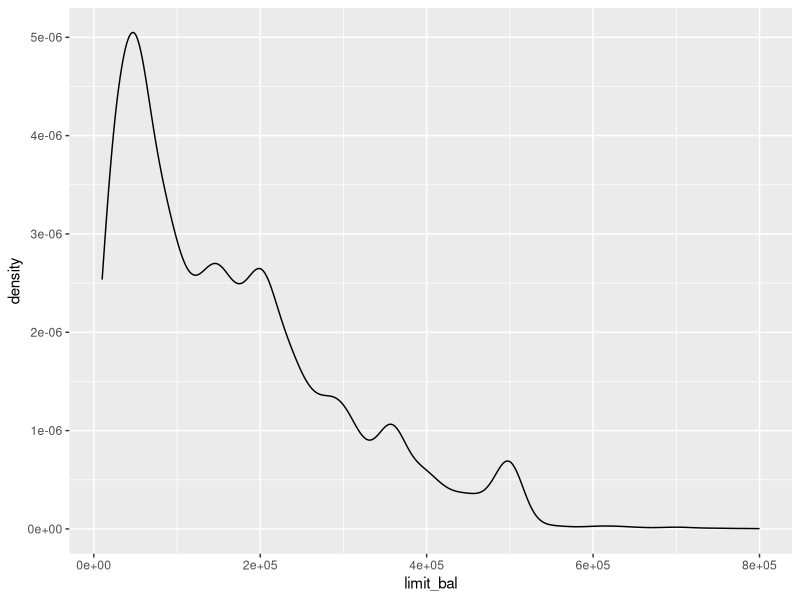
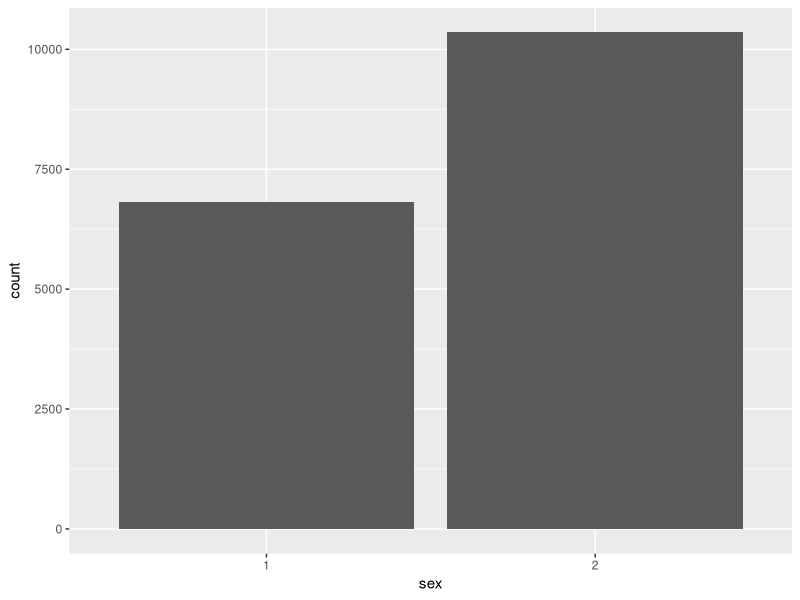
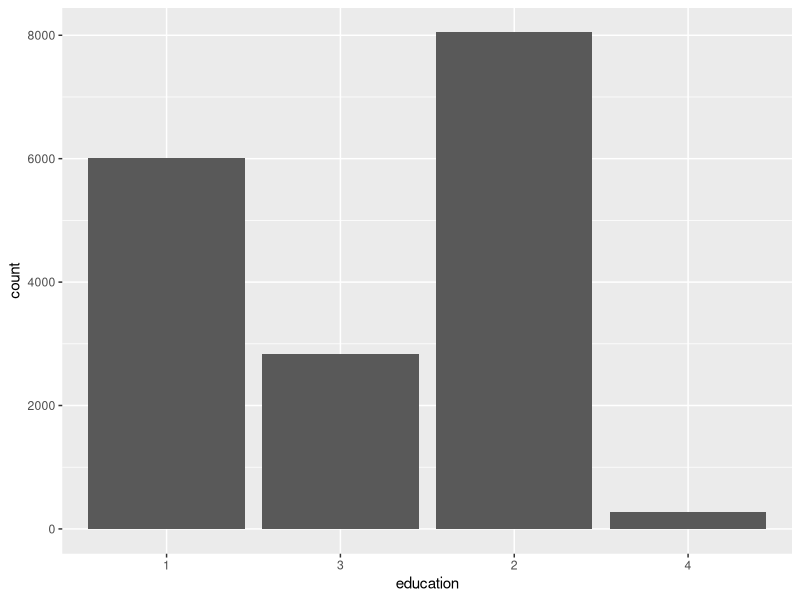
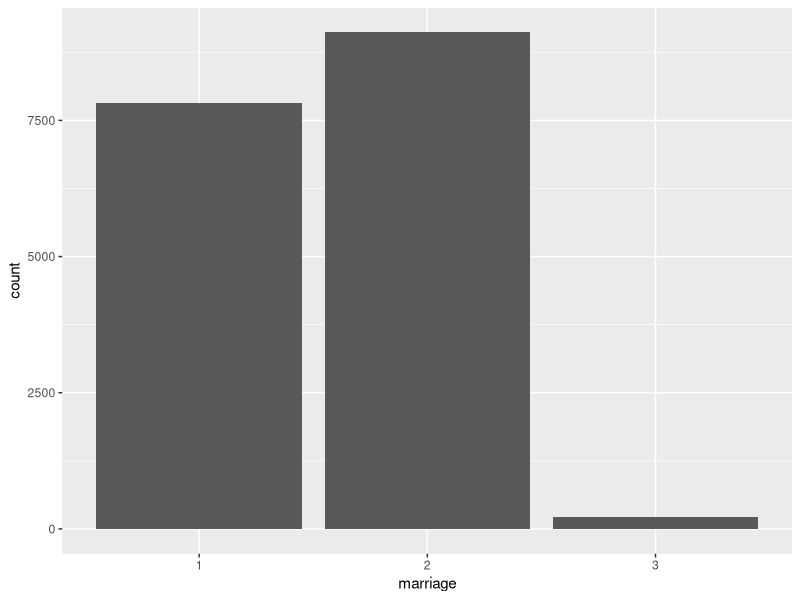
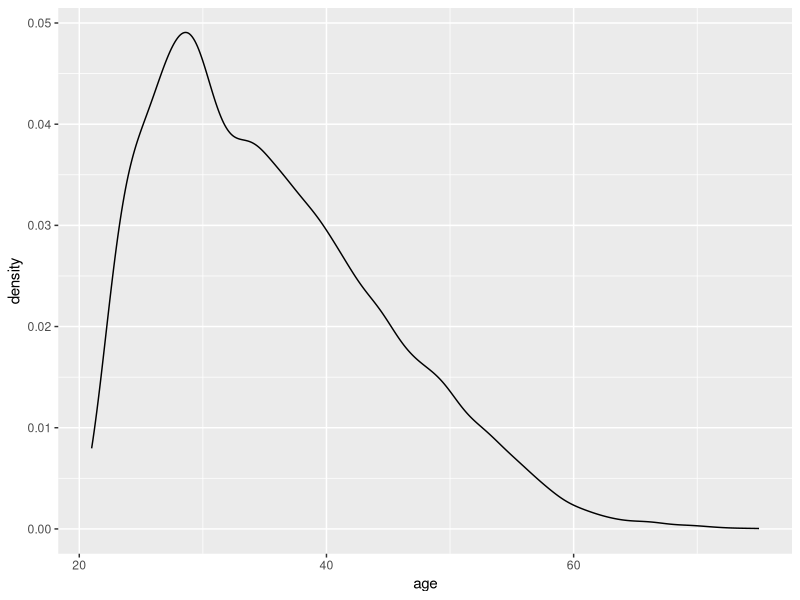
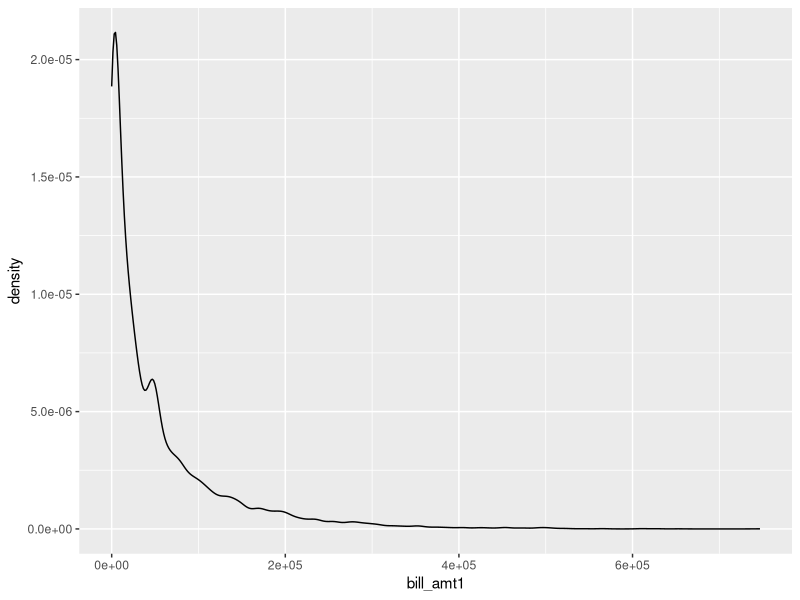
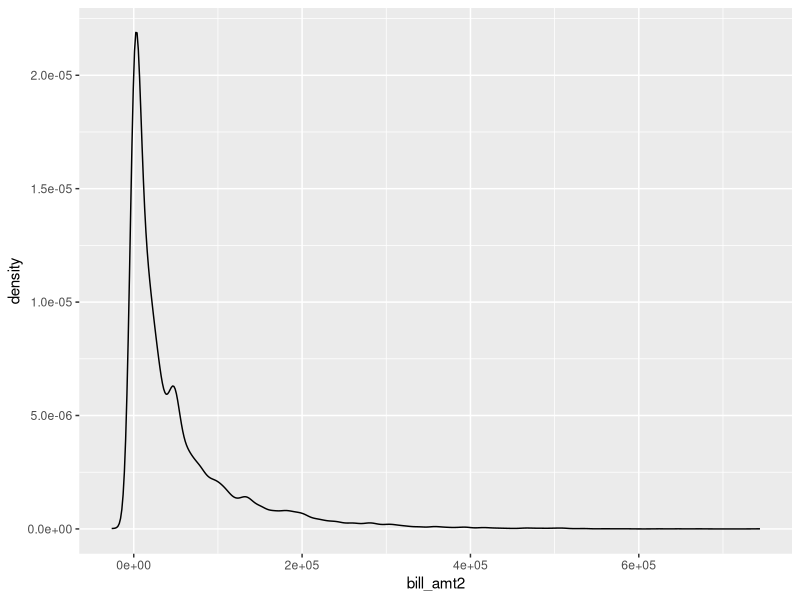
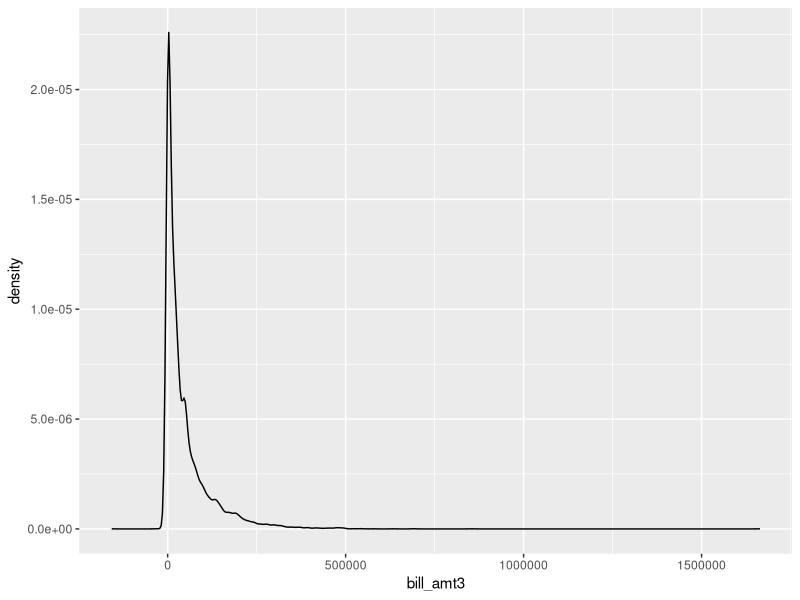

Generate these figures, in order, with R:
# I'm just playing around a little, investigating and such
library(tidyverse)
library(GGally)
library(caret)
library(modelr)
library(glmnet)

set.seed(362)

data <- read_csv("Data/final_train.csv", col_types = "dfffdddddddddddddf")
compete <- read_csv("Data/final_compete.csv", col_types = "ddfffddddddddddddd")

train <- data %>%
  sample_frac(.7)
test <- data %>%
  setdiff(train)

plot_matrix <- ggpairs(train)

plot_matrix[1,1]
plot_matrix[2,2]
plot_matrix[3,3]
plot_matrix[4,4]
plot_matrix[5,5]
plot_matrix[6,6]
plot_matrix[7,7]
plot_matrix[8,8]
plot_matrix[9,9]
plot_matrix[10,10]
plot_matrix[11,11]
plot_matrix[12,12]
plot_matrix[13,13]
plot_matrix[14,14]
plot_matrix[15,15]
plot_matrix[16,16]
plot_matrix[17,17]
plot_matrix[18,18]

x_train <- model.matrix(default ~ ., train)[,-1]
y_train <- train$default
x_test <- model.matrix(default ~ ., test)[,-1]
y_test <- test$default
lasso <- cv.glmnet(x_train, y_train, alpha = 1, family = "binomial")
best_lambda <- lasso$lambda.min

l_range <- 10^seq(10, -2, length = 100)
model_lasso <- glmnet(x_train, y_train, alpha = 1, family = "binomial",
                lambda = l_range)
pred_lasso <- predict(model_lasso, s = best_lambda, newx = x_test, type = "response")
pred_lasso <- ifelse(pred_lasso >= .5, 1, 0)
lasso_coef <- predict(model_lasso, type = 'coefficients', s = best_lambda)

# This model predicts all 1s, and i don't know why
sum(pred_lasso != 1) # 0
